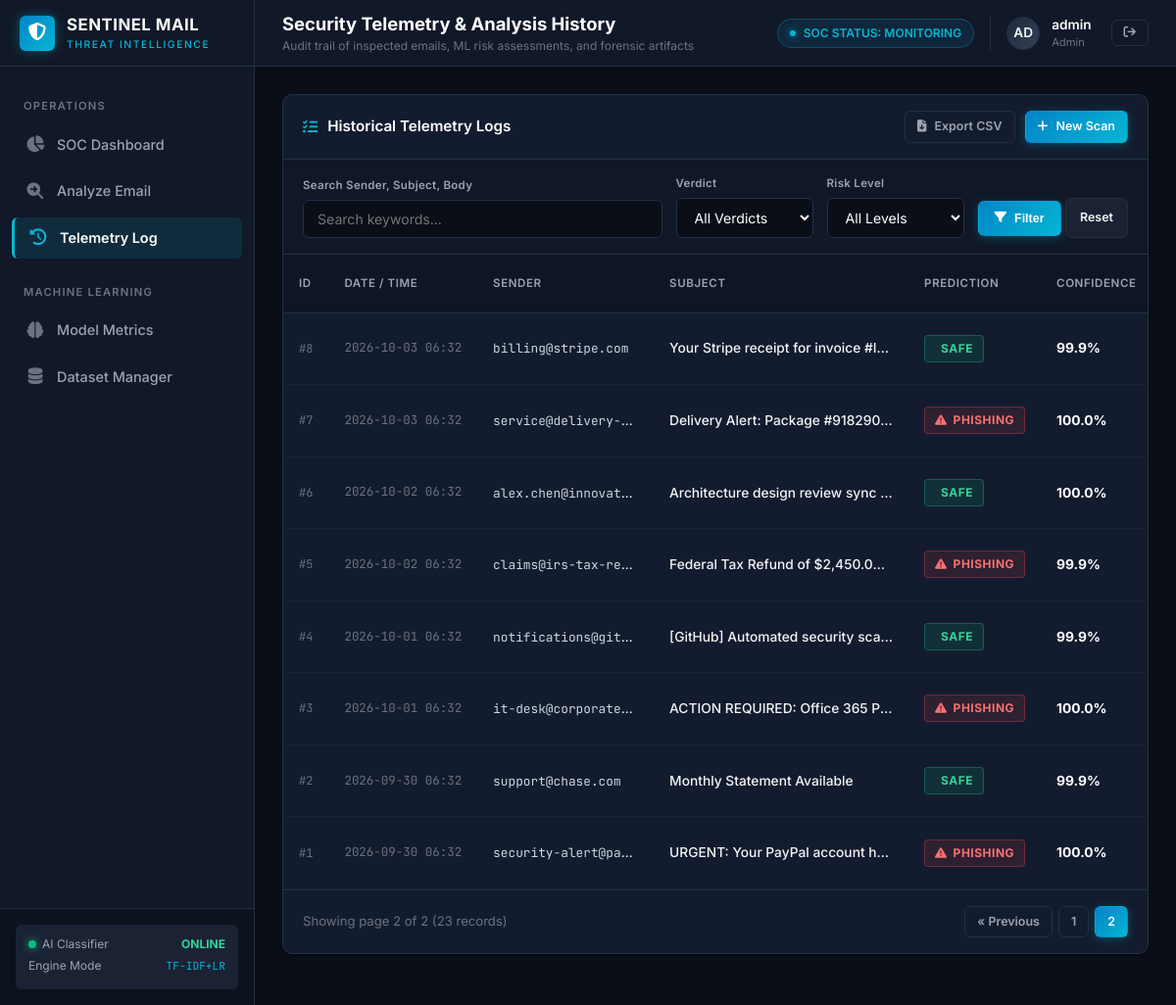
The app's page /history?page=2&status=ALL&risk=ALL&q= (signed in) with its own data.
### models.py (models this page shows, shortened)
class User(db.Model):
    __tablename__ = "users"
    id = db.Column(db.Integer, primary_key=True)
    username = db.Column(db.String(80), unique=True, nullable=False, index=True)
    email = db.Column(db.String(120), unique=True, nullable=False, index=True)
    password_hash = db.Column(db.String(256), nullable=False)
    role = db.Column(db.String(20), default="analyst")
    created_at = db.Column(db.DateTime, default=utc_now)

class EmailAnalysis(db.Model):
    __tablename__ = "email_analyses"
    id = db.Column(db.Integer, primary_key=True)
    sender = db.Column(db.String(255), nullable=True)
    subject = db.Column(db.String(255), nullable=True)
    body = db.Column(db.Text, nullable=False)
    prediction = db.Column(db.String(20), nullable=False)  # "PHISHING" or "SAFE"
    confidence = db.Column(db.Float, nullable=False)       # 0.0 to 100.0%
    risk_score = db.Column(db.Integer, nullable=False)     # 0 to 100
    risk_level = db.Column(db.String(20), nullable=False)  # "LOW", "MEDIUM", "HIGH", "CRITICAL"
    detected_keywords_json = db.Column(db.Text, nullable=True)
    url_analysis_json = db.Column(db.Text, nullable=True)
    structural_analysis_json = db.Column(db.Text, nullable=True)
    explanation_json = db.Column(db.Text, nullable=True)
    model_used = db.Column(db.String(50), default="Logistic Regression")
    user_id = db.Column(db.Integer, db.ForeignKey("users.id"), nullable=True)
    created_at = db.Column(db.DateTime, default=utc_now, index=True)

### app.py (the view)
    @app.route("/history")
    @login_required
    def history():
        filter_status = request.args.get("status", "ALL")
        filter_risk = request.args.get("risk", "ALL")
        query_text = request.args.get("q", "").strip()
        page = request.args.get("page", 1, type=int)
        per_page = 15
        query = EmailAnalysis.query
        if filter_status in ["PHISHING", "SAFE"]:
            query = query.filter_by(prediction=filter_status)
        if filter_risk in ["LOW", "MEDIUM", "HIGH", "CRITICAL"]:
            query = query.filter_by(risk_level=filter_risk)
        if query_text:
            query = query.filter(
                (EmailAnalysis.subject.ilike(f"%{query_text}%")) |
                (EmailAnalysis.sender.ilike(f"%{query_text}%")) |
                (EmailAnalysis.body.ilike(f"%{query_text}%"))
            )
        pagination = query.order_by(EmailAnalysis.created_at.desc()).paginate(
            page=page, per_page=per_page, error_out=False
        )
        return render_template(
            "history.html",
            pagination=pagination,
            filter_status=filter_status,
            filter_risk=filter_risk,
            query_text=query_text
        )

### templates/history.html (shortened to what this page needs)
{% extends "base.html" %}
{% block page_title %}Security Telemetry & Analysis History{% endblock %}
{% block page_subtitle %}Audit trail of inspected emails, ML risk assessments, and forensic artifacts{% endblock %}
{% block content %}
<div class="soc-card">
    <div class="card-header">
        <div class="card-header-title">
            <i class="fa-solid fa-list-check"></i>
            Historical Telemetry Logs
        </div>
        <div style="display: flex; gap: 10px;">
            <a href="{{ url_for('export_history') }}" class="btn btn-outline btn-sm">
                <i class="fa-solid fa-file-arrow-down"></i> Export CSV
            </a>
            <a href="{{ url_for('analyze') }}" class="btn btn-primary btn-sm">
                <i class="fa-solid fa-plus"></i> New Scan
            </a>
        </div>
    </div>
    <div style="padding: 16px 20px; background-color: rgba(10, 14, 23, 0.3); border-bottom: 1px solid var(--border-color);">
        <form method="GET" action="{{ url_for('history') }}" style="display: flex; flex-wrap: wrap; gap: 14px; align-items: flex-end;">
            <div style="flex: 1; min-width: 220px;">
                <label class="form-label" style="font-size: 0.72rem;">Search Sender, Subject, Body</label>
                <div style="position: relative;">
                    <input type="text" name="q" class="form-control" placeholder="Search keywords..." value="{{ query_text }}">
                </div>
            </div>
            <div style="width: 140px;">
                <label class="form-label" style="font-size: 0.72rem;">Verdict</label>
                <select name="status" class="form-control">
                    <option value="ALL" {% if filter_status == 'ALL' %}selected{% endif %}>All Verdicts</option>
                </select>
            </div>
            <div style="width: 140px;">
                <label class="form-label" style="font-size: 0.72rem;">Risk Level</label>
                <select name="risk" class="form-control">
                    <option value="ALL" {% if filter_risk == 'ALL' %}selected{% endif %}>All Levels</option>
                </select>
            </div>
            <div>
                <button type="submit" class="btn btn-primary btn-sm" style="padding: 10px 16px;">
                    <i class="fa-solid fa-filter"></i> Filter
                </button>
                <a href="{{ url_for('history') }}" class="btn btn-secondary btn-sm" style="padding: 10px 14px;">
                    Reset
                </a>
            </div>
        </form>
    </div>
    <div class="soc-table-container">
        <table class="soc-table">
            <thead>
                <tr>
                    <th>ID</th>
                    <th>Date / Time</th>
                    <th>Sender</th>
                    <th>Subject</th>
                    <th>Prediction</th>
                    <th>Confidence</th>
                </tr>
            </thead>
            <tbody>
                {% for item in pagination.items %}
                <tr>
                    <td class="mono" style="font-size: 0.75rem; color: var(--text-dim);">#{{ item.id }}</td>
                    <td class="mono" style="font-size: 0.78rem; color: var(--text-dim); white-space: nowrap;">
                        {{ item.created_at.strftime('%Y-%m-%d %H:%M') }}
                    </td>
                    <td style="max-width: 180px; overflow: hidden; text-overflow: ellipsis; white-space: nowrap;">
                        <span class="mono" style="font-size: 0.8rem; color: #cbd5e1;">{{ item.sender or 'Unknown' }}</span>
                    </td>
                    <td style="max-width: 260px; overflow: hidden; text-overflow: ellipsis; white-space: nowrap; font-weight: 500;">
                        {{ item.subject or '(No Subject)' }}
                    </td>
                    <td>
                        {% if item.prediction == 'PHISHING' %}
                            <span class="badge badge-phishing"><i class="fa-solid fa-triangle-exclamation"></i> PHISHING</span>
                        {% else %}
                            <span class="badge badge-safe"> SAFE</span>
                        {% endif %}
                    </td>
                    <td>
                        <strong style="color: #fff;">{{ item.confidence }}%</strong>
                    </td>
                </tr>
                {% else %}
                <tr>
                    <td colspan="8" style="text-align: center; color: var(--text-dim); padding: 48px;">
                        No telemetry records match the selected filter criteria.
                    </td>
                </tr>
                {% endfor %}
            </tbody>
        </table>
    </div>
    {% if pagination.pages > 1 %}
    <div style="padding: 16px 20px; display: flex; align-items: center; justify-content: space-between; border-top: 1px solid var(--border-color); font-size: 0.82rem;">
        <span style="color: var(--text-dim);">
            Showing page {{ pagination.page }} of {{ pagination.pages }} ({{ pagination.total }} records)
        </span>
        <div style="display: flex; gap: 6px;">
            {% if pagination.has_prev %}
                <a href="{{ url_for('history', page=pagination.prev_num, status=filter_status, risk=filter_risk, q=query_text) }}" class="btn btn-outline btn-sm">
                    &laquo; Previous
                </a>
            {% endif %}
            {% for p in pagination.iter_pages(left_edge=2, right_edge=2, left_current=2, right_current=2) %}
                {% if p %}
                    {% if p == pagination.page %}
                        <span class="btn btn-primary btn-sm" style="pointer-events: none;">{{ p }}</span>
                    {% else %}
                        <a href="{{ url_for('history', page=p, status=filter_status, risk=filter_risk, q=query_text) }}" class="btn btn-outline btn-sm">
                            {{ p }}
                        </a>
                    {% endif %}
                {% else %}
                    <span style="padding: 6px 10px; color: var(--text-dim);">...</span>
                {% endif %}
            {% endfor %}
        </div>
    </div>
    {% endif %}
</div>
{% endblock %}

### templates/base.html (shortened to what this page needs)
<!DOCTYPE html>
<html lang="en">
<head>
    <link rel="stylesheet" href="https://cdnjs.cloudflare.com/ajax/libs/font-awesome/6.5.1/css/all.min.css">
    <link rel="stylesheet" href="{{ url_for('static', filename='css/style.css') }}">
</head>
<body>
    <div class="app-container">
        <aside class="sidebar" id="appSidebar">
            <div class="sidebar-header">
                <div class="brand-icon">
                    <i class="fa-solid fa-shield-halved"></i>
                </div>
                <div class="brand-title">
                    SENTINEL MAIL
                    <span>Threat Intelligence</span>
                </div>
            </div>
            <nav class="sidebar-nav">
                <div class="nav-section-title">Operations</div>
                <a href="{{ url_for('dashboard') }}" class="nav-item {% if request.endpoint == 'dashboard' %}active{% endif %}">
                    <i class="fa-solid fa-chart-pie"></i>
                    <span>SOC Dashboard</span>
                </a>
                <a href="{{ url_for('analyze') }}" class="nav-item {% if request.endpoint == 'analyze' %}active{% endif %}">
                    <i class="fa-solid fa-magnifying-glass-arrow-right"></i>
                    <span>Analyze Email</span>
                </a>
                <a href="{{ url_for('history') }}" class="nav-item {% if request.endpoint == 'history' %}active{% endif %}">
                    <i class="fa-solid fa-clock-rotate-left"></i>
                    <span>Telemetry Log</span>
                </a>
                <div class="nav-section-title" style="margin-top: 12px;">Machine Learning</div>
                <a href="{{ url_for('model_info') }}" class="nav-item {% if request.endpoint == 'model_info' %}active{% endif %}">
                    <i class="fa-solid fa-brain"></i>
                    <span>Model Metrics</span>
                </a>
                <a href="{{ url_for('dataset') }}" class="nav-item {% if request.endpoint == 'dataset' %}active{% endif %}">
                    <i class="fa-solid fa-database"></i>
                    <span>Dataset Manager</span>
                </a>
            </nav>
            <div class="sidebar-footer">
                <div class="system-status-box">
                    <div class="status-row">
                        <span><span class="status-indicator"></span>AI Classifier</span>
                        <strong style="color: #34d399;">ONLINE</strong>
                    </div>
                    <div class="status-row">
                        <span>Engine Mode</span>
                        <span class="mono" style="color: var(--accent-cyan); font-size: 0.7rem;">TF-IDF+LR</span>
                    </div>
                </div>
            </div>
        </aside>
        <div class="main-wrapper">
            <header class="top-navbar">
                <div class="page-title-box">
                    <h1 class="page-title">{% block page_title %}Security Operations Center{% endblock %}</h1>
                    <span class="page-subtitle">{% block page_subtitle %}Automated Phishing Telemetry & Analysis System{% endblock %}</span>
                </div>
                <div class="top-nav-actions">
                    <div class="soc-threat-badge">
                        <span class="live-pulse"></span>
                        <span>SOC STATUS: MONITORING</span>
                    </div>
                    {% if current_user %}
                    <div class="analyst-profile">
                        <div class="avatar">
                            {{ current_user.username[:2].upper() }}
                        </div>
                        <div class="analyst-info">
                            <span class="analyst-name">{{ current_user.username }}</span>
                            <span class="analyst-role">{{ current_user.role|capitalize }}</span>
                        </div>
                        <a href="{{ url_for('logout') }}" class="btn btn-outline btn-sm" title="Sign out" style="margin-left: 8px;">
                            <i class="fa-solid fa-arrow-right-from-bracket"></i>
                        </a>
                    </div>
                    {% endif %}
                </div>
            </header>
            <main class="content-body">
                {% block content %}{% endblock %}
            </main>
        </div>
    </div>
</body>
</html>

### records on screen
User: username "AD", username "admin", role "Admin"
EmailAnalysis: id "8", created_at "2026-10-03 06:32", sender "billing@stripe.com", subject "Your Stripe receipt for invoice #I…", prediction "SAFE", confidence "99.9"
EmailAnalysis: id "7", created_at "2026-10-03 06:32", sender "service@delivery-…", subject "Delivery Alert: Package #918290…", prediction "PHISHING" (drawn), confidence "100.0"
EmailAnalysis: id "6", created_at "2026-10-02 06:32", sender "alex.chen@innovat…", subject "Architecture design review sync…", prediction "SAFE", confidence "100.0"
EmailAnalysis: id "5", created_at "2026-10-02 06:32", sender "claims@irs-tax-re…", subject "Federal Tax Refund of $2,450.0…", prediction "PHISHING" (drawn), confidence "99.9"
EmailAnalysis: id "4", created_at "2026-10-01 06:32", sender "notifications@git…", subject "[GitHub] Automated security sca…", prediction "SAFE", confidence "99.9"
EmailAnalysis: id "3", created_at "2026-10-01 06:32", sender "it-desk@corporate…", subject "ACTION REQUIRED: Office 365 P…", prediction "PHISHING" (drawn), confidence "100.0"
EmailAnalysis: id "2", created_at "2026-09-30 06:32", sender "support@chase.com", subject "Monthly Statement Available", prediction "SAFE", confidence "99.9"
EmailAnalysis: id "1", created_at "2026-09-30 06:32", sender "security-alert@pa…", subject "URGENT: Your PayPal account h…", prediction "PHISHING" (drawn), confidence "100.0"

### other values on screen
{{ pagination.page }} "2"
{{ pagination.pages }} "2"
{{ pagination.total }} "23"
{{ p }} "1"
{{ p }} "2"
